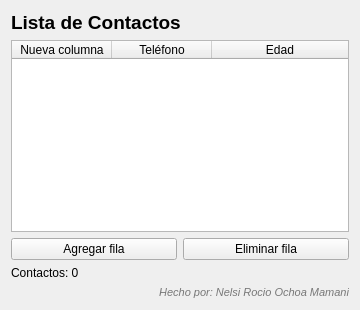
<?xml version="1.0" encoding="UTF-8"?>
<ui version="4.0">
 <class>Form</class>
 <widget class="QWidget" name="Form">
  <property name="geometry">
   <rect>
    <x>0</x>
    <y>0</y>
    <width>360</width>
    <height>310</height>
   </rect>
  </property>
  <property name="windowTitle">
   <string>Contactos</string>
  </property>
  <layout class="QVBoxLayout" name="verticalLayout">
   <item>
    <widget class="QLabel" name="lblTitulo">
     <property name="font">
      <font>
       <pointsize>14</pointsize>
       <bold>true</bold>
      </font>
     </property>
     <property name="text">
      <string>Lista de Contactos</string>
     </property>
    </widget>
   </item>
   <item>
    <widget class="QTableWidget" name="tblContactos">
     <property name="alternatingRowColors">
      <bool>true</bool>
     </property>
     <property name="selectionMode">
      <enum>QAbstractItemView::SelectionMode::SingleSelection</enum>
     </property>
     <property name="selectionBehavior">
      <enum>QAbstractItemView::SelectionBehavior::SelectRows</enum>
     </property>
     <attribute name="horizontalHeaderStretchLastSection">
      <bool>true</bool>
     </attribute>
     <column>
      <property name="text">
       <string>Nueva columna</string>
      </property>
     </column>
     <column>
      <property name="text">
       <string>Teléfono</string>
      </property>
     </column>
     <column>
      <property name="text">
       <string>Edad</string>
      </property>
     </column>
    </widget>
   </item>
   <item>
    <layout class="QHBoxLayout" name="horizontalLayout">
     <item>
      <widget class="QPushButton" name="btnAgregar">
       <property name="text">
        <string>Agregar fila</string>
       </property>
      </widget>
     </item>
     <item>
      <widget class="QPushButton" name="btnEliminar">
       <property name="text">
        <string>Eliminar fila</string>
       </property>
      </widget>
     </item>
    </layout>
   </item>
   <item>
    <widget class="QLabel" name="lblTotal">
     <property name="text">
      <string>Contactos: 0</string>
     </property>
    </widget>
   </item>
   <item>
    <widget class="QLabel" name="lblAutor">
     <property name="styleSheet">
      <string notr="true">color: #777777;
font-size: 11px;
font-style: italic;</string>
     </property>
     <property name="text">
      <string>Hecho por: Nelsi Rocio Ochoa Mamani</string>
     </property>
     <property name="alignment">
      <set>Qt::AlignmentFlag::AlignRight|Qt::AlignmentFlag::AlignTrailing|Qt::AlignmentFlag::AlignVCenter</set>
     </property>
    </widget>
   </item>
  </layout>
 </widget>
 <resources/>
 <connections/>
</ui>
